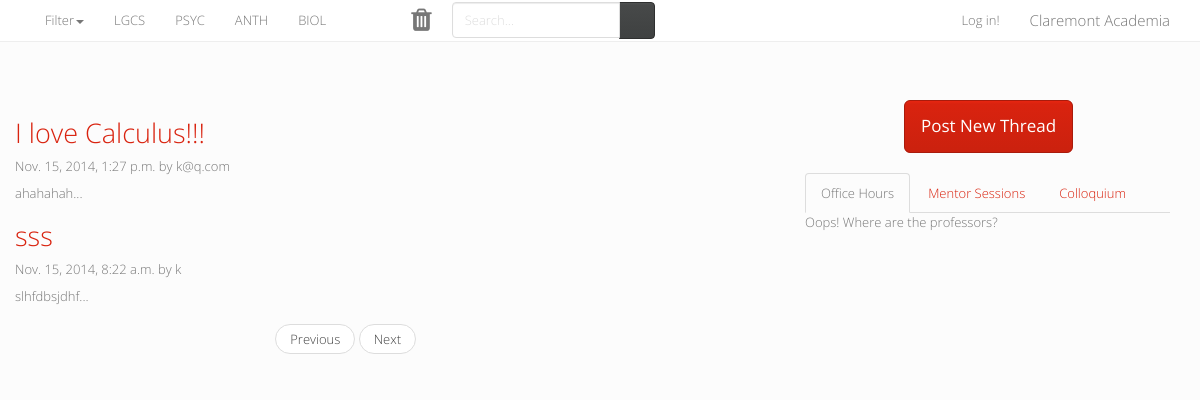
Before: / with the older database file.
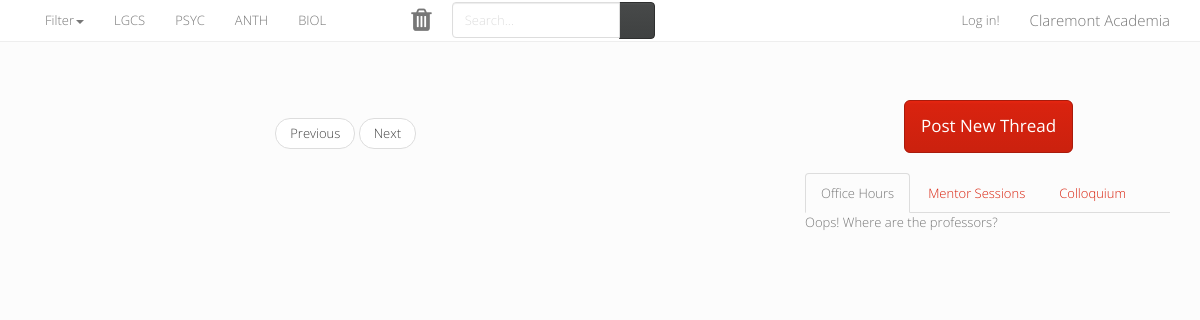
After: the same page with the newer database file.
### forum/models.py (models this page shows, shortened)
class Post(models.Model):
    poster = models.ForeignKey(User)
    content = models.TextField()
    date = models.DateTimeField(default = timezone.now)
    def someContent(self):
        return self.content[:250] + "..."

class Thread(Post):
    subforum = models.ForeignKey(Subforum)
    title = models.CharField(max_length=128)
    def get_url(self):
        if isinstance(self.subforum, Class):
            s = Class.objects.get(name = self.subforum.name).get_url()
        else:
            s = self.subforum.get_url()
        return s + str(self.id) +'/'

class Post(models.Model):
    poster = models.ForeignKey(User)
    content = models.TextField()
    date = models.DateTimeField(default = timezone.now)
    def someContent(self):
        return self.content[:250] + "..."

class User(AbstractBaseUser):
    email = models.CharField(max_length=64, unique=True)
    display_name = models.CharField(max_length=64)
    forums = models.ManyToManyField(Subforum)
    USERNAME_FIELD = 'email'
    objects = BaseUserManager()

### forum/views.py (the view)
# urls.py: url(r'^$',views.index, name='index'),
def index(request):
	return render(request, 'index.html',{'forum': None, 'threads': Thread.objects.order_by('-date')[:10]});

### forum/models.py (called while the page is built)
    def get_url(self):
        return '/forums/' + self.name.lower() + '/'

    def get_url(self):
        return self.department.get_url() + self.name.lower() + '/'

### forum/views.py (called while the page is built)
def render(request, template_name, dictionary = dict([])):
    dictionary.update({'departments': Department.objects.all(), 'classes': Class.objects.all()})
    return oldrender(request, template_name, dictionary)

### forum/templates/index.html (shortened to what this page needs)
{% extends "base.html" %}
{% block leftblock %}
<div class="blog-post">
    {% for thread in threads %}
        <h2 class="blog-post-title"><a href="{{ thread.get_url }}">{{ thread.title }}</a></h2>
        <p class="blog-post-meta">{{ thread.date }} by {{ thread.poster }}</p>
        <p>{{ thread.someContent }}</p>
    {% endfor %}
</div>
<nav>
    <ul class="pager">
        <li><a href="#">Previous</a></li>
        <li><a href="#">Next</a></li>
    </ul>
</nav>
{% endblock %}

### forum/templates/base.html (shortened to what this page needs)
<!DOCTYPE html>
<html lang="en">
    <head>
        <link href="/static/css/bootstrap.css" rel="stylesheet">
        <link href="//maxcdn.bootstrapcdn.com/font-awesome/4.2.0/css/font-awesome.min.css" rel="stylesheet">
        <link href="/static/css/bootstrap-responsive.css" rel="stylesheet">
    </head>
    <body>
        <nav class="navbar navbar-default navbar-fixed-top" role="navigation">
            <div class="container">
                <div class="collapse navbar-collapse" id="bs-example-navbar-collapse-1">
                    <ul class="nav navbar-nav">
                        <li class="menu-item dropdown">
                            <a href="#" class="dropdown-toggle" data-toggle="dropdown">Filter<b class="caret"></b></a>
                        </li>
                        <li><a class="favorites" href="#">LGCS</a></li>
                        <li><a class="favorites" href="#">PSYC</a></li>
                        <li><a class="favorites" href="#">ANTH</a></li>
                        <li><a class="favorites" href="#">BIOL</a></li>
                        <li><a style="padding-left: 30px; padding-right: 30px; padding-bottom: 28px;" class="empty" href="#"></a></li>
                        <li><div class="trash" style="padding: 7px; padding-left: 10px; padding-right: 20px;" ><i class="fa fa-trash fa-2x"></i></div></li>
                    </ul>
                    <ul class="nav navbar-nav navbar-right">
                        <li><a href="/" id="ca">Claremont Academia</a></li>
                    </ul>
                    <ul class="nav navbar-nav navbar-right">
                        {% if user.is_authenticated %}
                        <li><a href="/login/" data-toggle="tooltip" data-placement="bottom" title="This is your home!">Welcome, {{user.email}}!</a></li>
                        {% else %}
                        <li><a href="/login/">Log in!</a></li>
                        {% endif %}
                    </ul>
                    <form class="navbar-form" role="search">
                        <div class="input-group">
                            <input type="text" class="form-control" placeholder="Search...">
                            <span class="input-group-btn">
                                <button type="submit" class="btn btn-default" value="Search!">
                                    <span class="glyphicon glyphicon-search">
                                    </span>
                                </button>
                            </span>
                        </div>
                    </form>
                </div>
            </div>
        </nav>
        <div class="container">
            <div class="row">
                <div class="col-sm-7 blog-main">
                    {% block leftblock %}
                    {% endblock %}
                </div>
                <div class="col-sm-4 col-sm-offset-1 blog-sidebar">
                    {% block rightblock %}
                    {% include "right.html" %}
                    {% endblock %}
                </div>
            </div>
        </div>
    </body>
</html>

### forum/templates/right.html (shortened to what this page needs)
<div class="sidebar-module">
    <div style="width: 167px; margin: 0 auto;">
        <a href="/post/" class="btn btn-primary btn-lg">Post New Thread</a>
    </div>
</div>
<div style="margin-top: 20px;" class="sidebar-module">
    <div role="tabpanel">
        <ul class="nav nav-tabs" role="tablist">
            <li role="presentation" class="active"><a href="#OfficeHours" aria-controls="OfficeHours" role="tab" data-toggle="tab">Office Hours</a></li>
            <li role="presentation"><a href="#MentorSessions" aria-controls="MentorSessions" role="tab" data-toggle="tab">Mentor Sessions</a></li>
            <li role="presentation"><a href="#Colloquium" aria-controls="Colloquium" role="tab" data-toggle="tab">Colloquium</a></li>
        </ul>
        <div class="tab-content">
            <div role="tabpanel" class="tab-pane active" id="OfficeHours">
                {% if user.forums.all %}
                <ul>
                    {% for forum in user.forums.all %}
                    {% if forum.office_hours%}
                    <li>{{forum.name}}:{{forum.office_hours}}</li>
                    {%endif%}
                    {%endfor%}
                    {% else %}
                    <p>Oops! Where are the professors?</p>
                    {% endif %}
            </div>
        </div>
    </div>
</div>

### forum/templates/base.html (style rules this page uses)
#ca { font-size: 15px }
body { padding-top: 100px; }

Changed rows visible on the page:
removed Thread: title "I love Calculus!!!", date "Nov. 15, 2014, 1:27 p.m.", poster "k@q.com", someContent "ahahahah..."
removed Thread: title "sss", date "Nov. 15, 2014, 8:22 a.m.", poster "k", someContent "slhfdbsjdhf..."
